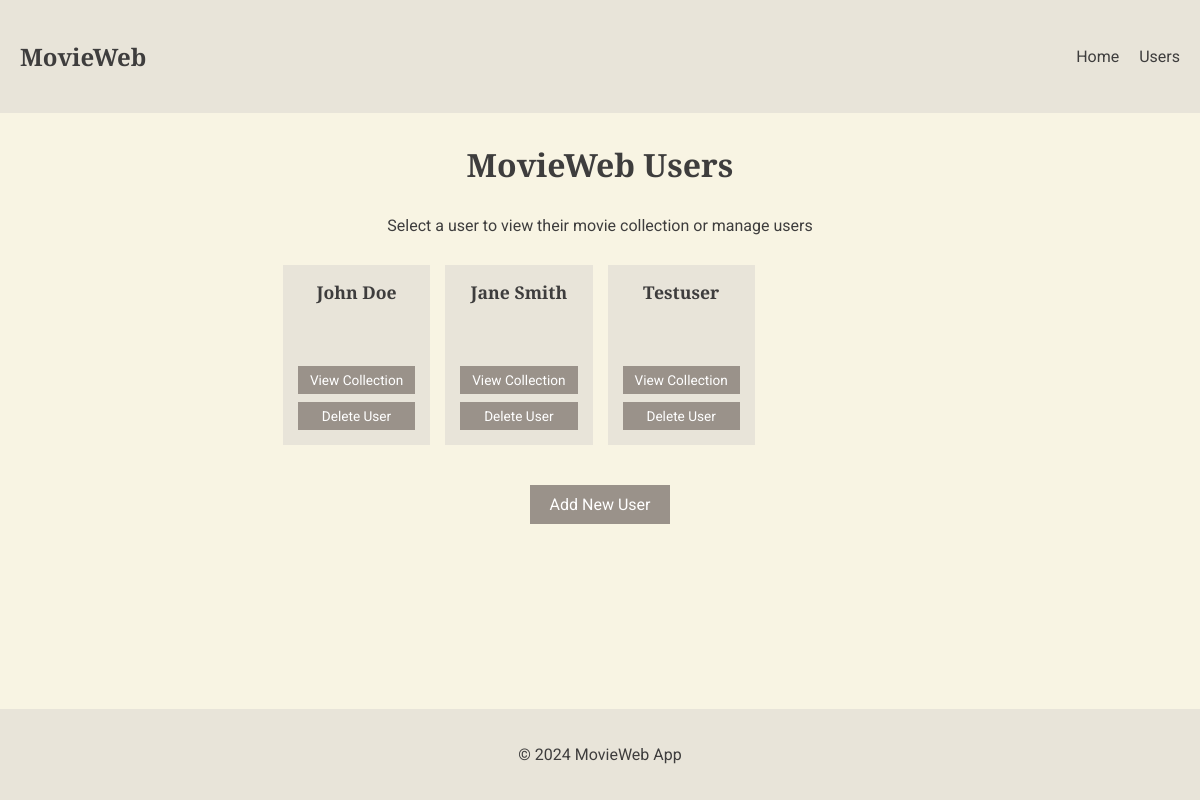
/users, run on an earlier commit of the app's database.
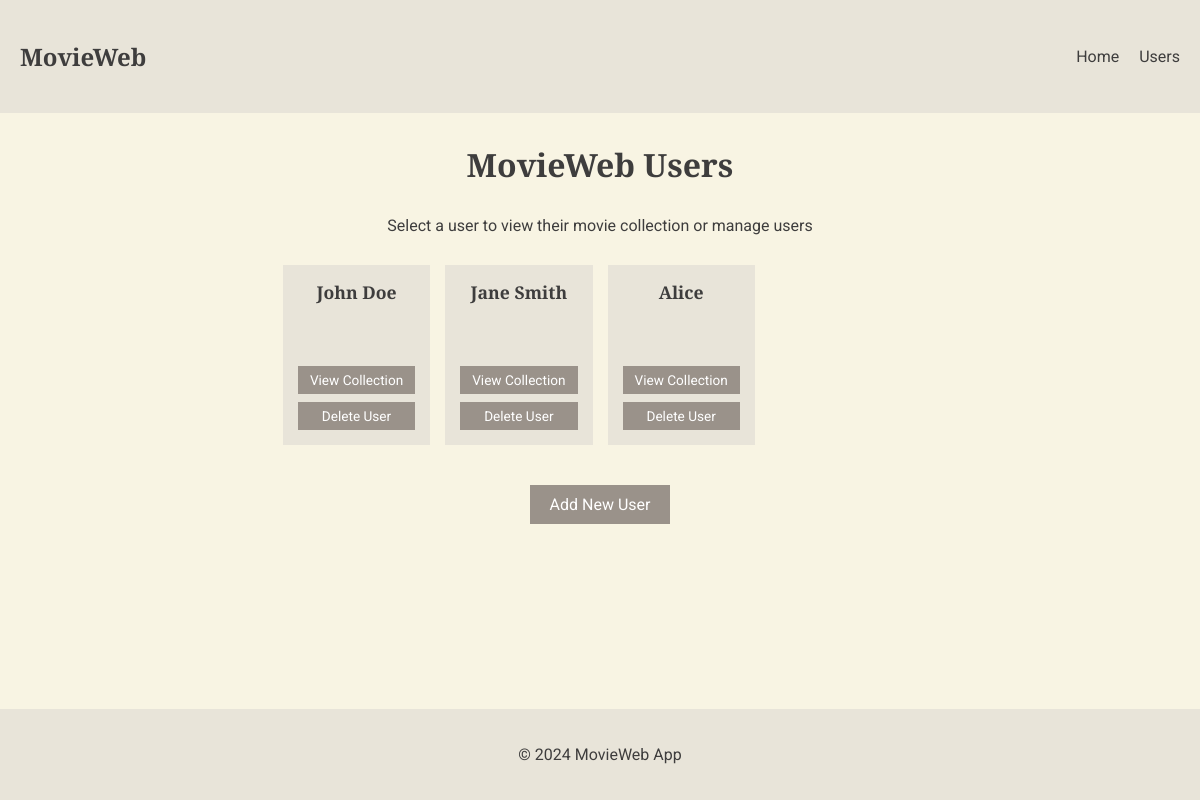
And on a later commit of the database.
### models.py (models this page shows)
class User(Base):
    __tablename__ = 'users'
    id = Column(Integer, primary_key=True)
    name = Column(String(50), nullable=False)
    movies = relationship("Movie", back_populates="user")
    reviews = relationship("Review", back_populates="user")

### app.py (the view)
@app.route('/users')
def list_users():
    try:
        session = Session()
        users = session.query(User).all()
        return render_template('users.html', users=users)
    except Exception as e:
        logger.error(f"Error in list_users: {str(e)}")
        logger.error(traceback.format_exc())
        abort(500)
    finally:
        session.close()

### templates/users.html (shortened to what this page needs)
{% extends "base.html" %}
{% block content %}
<h1 style="text-align: center; margin: 30px 0;">MovieWeb Users</h1>
<p style="text-align: center; margin-bottom: 30px;">Select a user to view their movie collection or manage users</p>
<div class="user-grid">
    {% for user in users %}
    <div class="user-card-wrapper">
        <div class="user-card">
            <h3>{{ user.name }}</h3>
            <div class="button-group">
                <a href="{{ url_for('user_movies', user_id=user.id) }}" class="btn">View Collection</a>
                <form action="{{ url_for('delete_user', user_id=user.id) }}" method="post">
                    <button type="submit" class="btn" onclick="return confirm('Are you sure you want to delete {{ user.name }} and all their movies?');">
                        Delete User
                    </button>
                </form>
            </div>
        </div>
    </div>
    {% endfor %}
</div>
<div class="add-user-container">
    <a href="{{ url_for('add_user') }}" class="btn add-user-btn">Add New User</a>
</div>
{% endblock %}

### templates/base.html (shortened to what this page needs)
<!DOCTYPE html>
<html lang="en">
<head>
</head>
<body>
    <header>
        <div class="container">
            <nav>
                <h1><a href="{{ url_for('home') }}" style="text-decoration: none; color: var(--text-color);">MovieWeb</a></h1>
                <ul>
                    <li><a href="{{ url_for('home') }}">Home</a></li>
                    <li><a href="{{ url_for('list_users') }}">Users</a></li>
                </ul>
            </nav>
        </div>
    </header>
    <main class="container">
        {% block content %}{% endblock %}
    </main>
    <footer>
        <p>&copy; 2024 MovieWeb App</p>
    </footer>
</body>
</html>

### templates/base.html (style rules this page uses)
:root { --cream-color: #F8F4E3; --light-pastel: #E8E4D9; --dark-pastel: #B2A89F; --text-color: #3E3D3D; }
html, body { height: 100%; }
body { font-family: 'Roboto', sans-serif; background-color: var(--cream-color); color: var(--text-color); margin: 0; padding: 0; display: flex; flex-direction: column; }
.container { max-width: 1200px; margin: 0 auto; padding: 0 20px; }
header { background-color: var(--light-pastel); padding: 20px 0; }
nav { display: flex; justify-content: space-between; align-items: center; }
nav ul { list-style-type: none; display: flex; gap: 20px; margin: 0; padding: 0; }
nav a { text-decoration: none; color: var(--text-color); }
h1, h2, h3 { font-family: 'Playfair Display', serif; }
.btn { background-color: var(--dark-pastel); color: white; padding: 10px 20px; text-decoration: none; display: inline-block; border: none; cursor: pointer; font-family: 'Roboto', sans-serif; font-size: 16px; transition: background-color 0.3s ease; }
main { flex: 1 0 auto; }
footer { flex-shrink: 0; text-align: center; padding: 20px 0; margin-top: 50px; background-color: var(--light-pastel); }

### templates/users.html (style rules this page uses)
.user-grid { display: grid; grid-template-columns: repeat(5, 1fr); gap: 15px; margin: 0 15px 70px; }
.user-card-wrapper { height: 150px; }
.user-card { background-color: var(--light-pastel); padding: 15px; text-align: center; display: flex; flex-direction: column; justify-content: space-between; height: 100%; }
.user-card h3 { margin: 0 0 8px 0; font-size: 1.1em; }
.button-group { display: flex; flex-direction: column; gap: 8px; }
.user-card .btn, .user-card form .btn { padding: 6px 12px; font-size: 0.85em; width: 100%; background-color: #9A928A; color: white; border: none; cursor: pointer; box-sizing: border-box; }
.user-card form { margin: 0; width: 100%; }
.add-user-container { text-align: center; margin-top: 30px; }
.add-user-btn { display: inline-block; padding: 10px 20px; font-size: 1em; background-color: #9A928A; color: white; text-decoration: none; border: none; cursor: pointer; }
@media (max-width: 1200px) { .user-grid { grid-template-columns: repeat(4, 1fr); } }

What changed in the data, as far as the page shows it:
removed User: name "Testuser"
added User: name "Alice"
